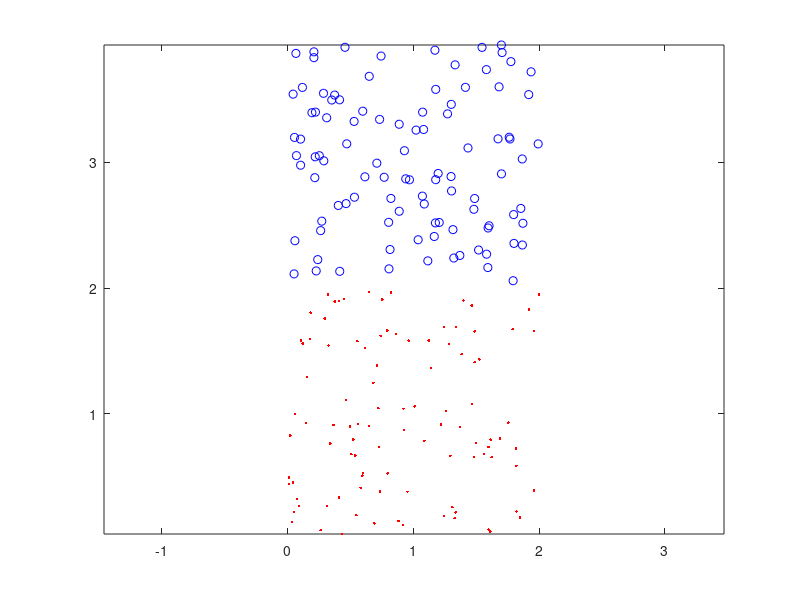

This chart was generated by the following MATLAB code: (Note: this script raises an error after producing the figure.)
% Code for the perceptron exersice (askisi 1)
% "Introduction to Pattern Recognition: A MATLAB Approach"
% S. Theodoridis, A. Pikrakis, K. Koutroumbas, D. Cavouras

close('all');
clear

rand('seed',0);

% Generate the dataset X1 as well as the vector containing the class labels of
% the points in X1 
N=[100 100]; % 100 vectors per class
l=2; % Dimensionality of the input space

x_1=[3 3]';
x_2=[2 2]'; %for X2
x_3=[0 2]'; %for X3
x_4=[1 1]'; %for X4

%X1=[2*rand(l,N(1)) 2*rand(l,N(2))+x_1*ones(1,N(2))];
%X1=[2*rand(l,N(1)) 2*rand(l,N(2))+x_2*ones(1,N(2))];
X1=[2*rand(l,N(1)) 2*rand(l,N(2))+x_3*ones(1,N(2))];
%X1=[2*rand(l,N(1)) 2*rand(l,N(2))+x_4*ones(1,N(2))];
X1=[X1; ones(1,sum(N))];
y1=[-ones(1,N(1)) ones(1,N(2))];

% 1. Plot X1, where points of different classes are denoted by different colors,
figure(1), plot(X1(1,y1==1),X1(2,y1==1),'bo',...
X1(1,y1==-1),X1(2,y1==-1),'r.')
figure(1), axis equal

% 2. Run the perceptron algorithm for X1 with learning parameter 0.01
% Learning rate
%rho=0.01; 
rho=0.05
w_ini=[1 1 -0.5]';
%w_ini=[1 1 0.5]';
[w,iter,mis_clas]=perce(X1,y1,w_ini,rho)

